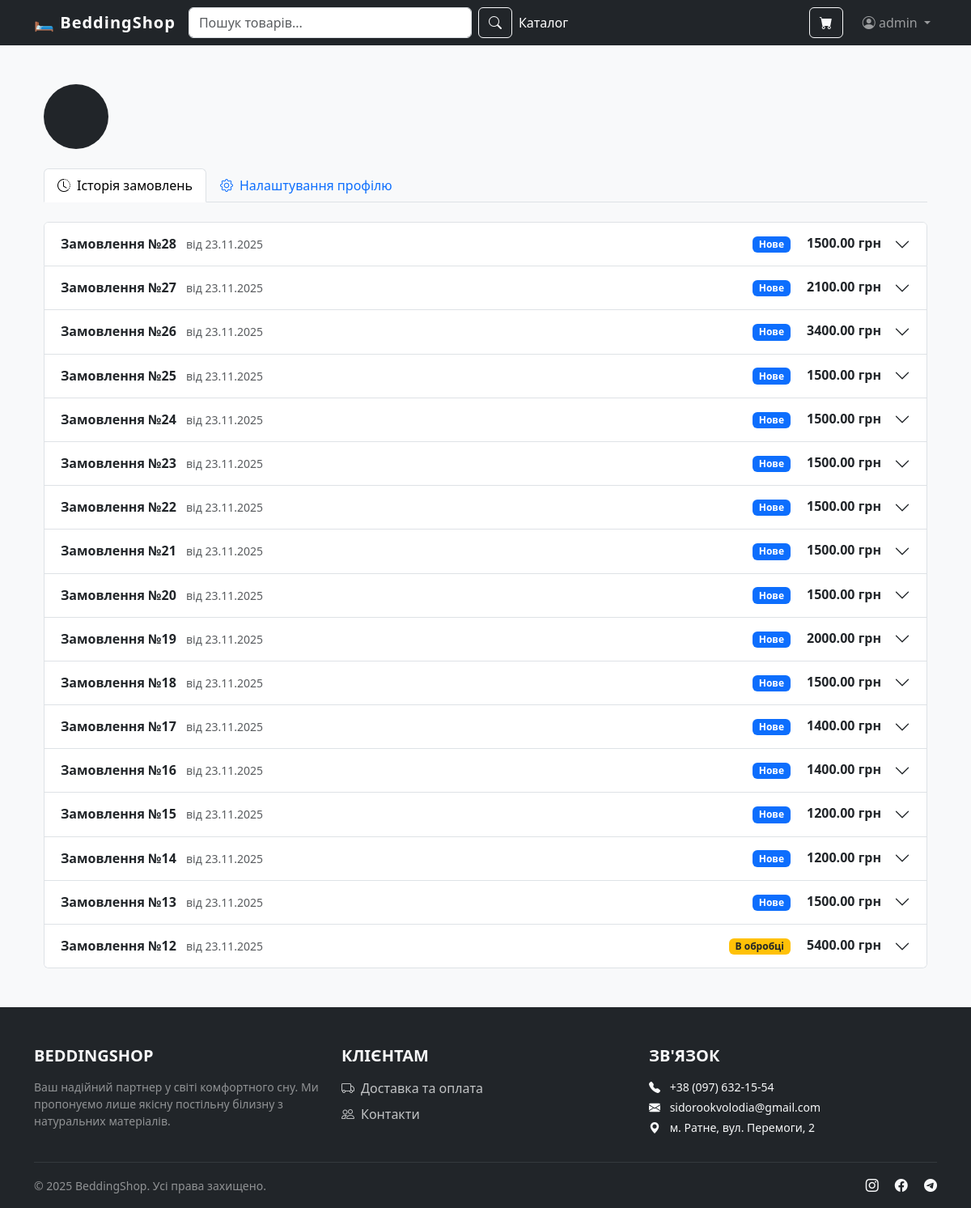
/users/profile/ (signed in), run on the app's committed database.
### users/models.py (models this page shows, shortened)
class User(AbstractUser):
    phone_number = models.CharField(
        max_length=20,
        blank=True,  # Поле не обов'язкове (наприклад, для адміна)
        null=True,  # Дозволяємо базі даних зберігати NULL
        verbose_name="Номер телефону"  # Гарна назва для адмінки
    )

### orders/models.py (models this page shows, shortened)
class Order(models.Model):
    STATUS_CHOICES = [
        ('new', 'Нове'),
        ('processing', 'В обробці'),
        ('shipped', 'Відправлено'),
        ('completed', 'Виконано'),
        ('canceled', 'Скасовано'),
    ]
    DELIVERY_CHOICES = [
        ('nova_poshta', 'Нова Пошта'),
        ('ukr_poshta', 'Укрпошта'),
    ]
    PAYMENT_CHOICES = [
        ('cod', 'Накладений платіж (Оплата при отриманні)'),
        ('card', 'Оплата карткою'),  # Це тепер лише індикація для менеджера
    ]
    user = models.ForeignKey(settings.AUTH_USER_MODEL, on_delete=models.SET_NULL,
                             null=True, blank=True, related_name='orders', verbose_name="Користувач")
    first_name = models.CharField(max_length=100, verbose_name="Ім'я")
    last_name = models.CharField(max_length=100, verbose_name="Прізвище")
    email = models.EmailField(verbose_name="Email")
    phone_number = models.CharField(max_length=20, verbose_name="Номер телефону")
    delivery_method = models.CharField(max_length=20, choices=DELIVERY_CHOICES, default='nova_poshta',
                                       verbose_name="Спосіб доставки")
    city = models.CharField(max_length=100, verbose_name="Місто / Населений пункт", default="")
    warehouse = models.CharField(max_length=100, verbose_name="Відділення / Поштомат", default="")
    payment_method = models.CharField(max_length=20, choices=PAYMENT_CHOICES, default='cod',
                                      verbose_name="Спосіб оплати")  # Зберігаємо для менеджера
    comment = models.TextField(blank=True, null=True, verbose_name="Коментар до замовлення")
    created = models.DateTimeField(auto_now_add=True, verbose_name="Створено")
    updated = models.DateTimeField(auto_now=True, verbose_name="Оновлено")
    status = models.CharField(max_length=20, choices=STATUS_CHOICES, default='new', verbose_name="Статус")
    class Meta:
        verbose_name = "Замовлення"
        verbose_name_plural = "Замовлення"
        ordering = ('-created',)
    def get_total_cost(self):
        return sum((item.get_cost() for item in self.items.all()), Decimal(0))

class OrderItem(models.Model):
    order = models.ForeignKey(Order,
                              related_name='items',  # Дозволяє з Order отримати .items.all()
                              on_delete=models.CASCADE)  # Видалити товар, якщо видалили замовлення
    product = models.ForeignKey(Product,
                                related_name='order_items',
                                on_delete=models.SET_NULL,  # Якщо товар видалять з каталогу,
                                null=True)  # він лишиться в історії замовлень
    price = models.DecimalField(max_digits=10, decimal_places=2, verbose_name="Ціна на момент покупки")
    quantity = models.PositiveIntegerField(default=1, verbose_name="Кількість")
    class Meta:
        verbose_name = "Товар у замовленні"
        verbose_name_plural = "Товари у замовленні"
    def get_cost(self):
        return self.price * self.quantity

### users/views.py (the view)
# urls.py: path('profile/', views.profile, name='profile'),
@login_required
def profile(request):
    if request.method == 'POST':
        form = UserUpdateForm(request.POST, instance=request.user)
        if form.is_valid():
            form.save()
            messages.success(request, 'Ваш профіль успішно оновлено!')
            return redirect('users:profile')
    else:
        form = UserUpdateForm(instance=request.user)
    orders = request.user.orders.all()
    context = {
        'form': form,
        'orders': orders
    }
    return render(request, 'users/profile.html', context)

### users/forms.py
class UserUpdateForm(forms.ModelForm):
    email = forms.EmailField(required=True, label="Email")
    class Meta:
        model = User
        fields = ['first_name', 'last_name', 'email', 'phone_number']
    def __init__(self, *args, **kwargs):
        super().__init__(*args, **kwargs)
        for field in self.fields:
            self.fields[field].widget.attrs.update({'class': 'form-control'})

### cart/cart.py (called while the page is built)
    def __len__(self):
        return sum(item['quantity'] for item in self.cart.values())

### cart/context_processors.py (called while the page is built)
def cart(request):
    return {'cart': Cart(request)}

### templates/users/profile.html (shortened to what this page needs)
{% extends "base.html" %}
{% block content %}
<div class="container py-4">
    <div class="row mb-4 align-items-center">
        <div class="col-auto">
            <div class="bg-dark text-white rounded-circle d-flex align-items-center justify-content-center"
                 style="width: 80px; height: 80px; font-size: 2rem;">
            </div>
        </div>
        <div class="col">
        </div>
    </div>
    <ul class="nav nav-tabs mb-4" id="profileTabs" role="tablist">
        <li class="nav-item" role="presentation">
            <button class="nav-link active" id="history-tab" data-bs-toggle="tab" data-bs-target="#history"
                    type="button" role="tab">
                <i class="bi bi-clock-history me-2"></i>Історія замовлень
            </button>
        </li>
        <li class="nav-item" role="presentation">
            <button class="nav-link" id="settings-tab" data-bs-toggle="tab" data-bs-target="#settings" type="button"
                    role="tab">
                <i class="bi bi-gear me-2"></i>Налаштування профілю
            </button>
        </li>
    </ul>
    <div class="tab-content" id="profileTabsContent">
        <div class="tab-pane fade show active" id="history" role="tabpanel">
            {% if orders %}
            <div class="accordion" id="ordersAccordion">
                {% for order in orders %}
                <div class="accordion-item">
                    <h2 class="accordion-header" id="heading{{ order.id }}">
                        <button class="accordion-button collapsed" type="button" data-bs-toggle="collapse"
                                data-bs-target="#collapse{{ order.id }}">
                            <div class="d-flex w-100 justify-content-between me-3 align-items-center">
                                        <span>
                                            <strong>Замовлення №{{ order.id }}</strong>
                                            <span class="text-muted small ms-2">від {{ order.created|date:"d.m.Y" }}</span>
                                        </span>
                                <div class="d-none d-sm-block">
                                    {% if order.status == 'new' %}
                                    <span class="badge bg-primary">Нове</span>
                                    {% elif order.status == 'completed' %}
                                    <span class="badge bg-success">Виконано</span>
                                    {% elif order.status == 'canceled' %}
                                    <span class="badge bg-danger">Скасовано</span>
                                    {% else %}
                                    <span class="badge bg-warning text-dark">В обробці</span>
                                    {% endif %}
                                    <span class="fw-bold ms-3">{{ order.get_total_cost }} грн</span>
                                </div>
                            </div>
                        </button>
                    </h2>
                </div>
                {% endfor %}
            </div>
            {% else %}
            <div class="text-center py-5 text-muted">
                <i class="bi bi-cart-x display-4 mb-3"></i>
                <p>У вас ще немає замовлень.</p>
                <a href="{% url 'store:product_list' %}" class="btn btn-primary">Перейти до каталогу</a>
            </div>
            {% endif %}
        </div>
    </div>
</div>
{% endblock %}

### templates/base.html (shortened to what this page needs)
{% load static %}
<!DOCTYPE html>
<html lang="uk">
<head>
    <link href="https://cdn.jsdelivr.net/npm/bootstrap@5.3.0/dist/css/bootstrap.min.css" rel="stylesheet">
    <link rel="stylesheet" href="https://cdn.jsdelivr.net/npm/bootstrap-icons@1.10.0/font/bootstrap-icons.css">
</head>
<body>
<nav class="navbar navbar-expand-lg navbar-dark bg-dark sticky-top">
    <div class="container">
        <a class="navbar-brand" href="{% url 'store:product_list' %}">🛏️ BeddingShop</a>
        <form class="d-flex mx-auto my-3 my-lg-0 w-100" action="{% url 'store:product_list' %}" method="get"
              style="max-width: 400px;">
            <input class="form-control me-2" type="search" name="q" placeholder="Пошук товарів..."
                   value="{{ search_query|default:'' }}" aria-label="Search">
            <button class="btn btn-outline-light" type="submit"><i class="bi bi-search"></i></button>
        </form>
        <div class="collapse navbar-collapse" id="navbarNav">
            <ul class="navbar-nav me-auto">
                <li class="nav-item">
                    <a class="nav-link active" href="{% url 'store:product_list' %}">Каталог</a>
                </li>
            </ul>
            <ul class="navbar-nav ms-auto align-items-center">
                <li class="nav-item me-3 mb-2 mb-lg-0">
                    <a href="{% url 'cart:cart_detail' %}" class="btn btn-outline-light position-relative w-100">
                        <i class="bi bi-cart-fill"></i> <span class="d-lg-none">Кошик</span>
                    </a>
                </li>
                {% if user.is_authenticated %}
                <li class="nav-item dropdown w-100">
                    <a class="nav-link dropdown-toggle" href="#" role="button" data-bs-toggle="dropdown">
                        <i class="bi bi-person-circle"></i> {{ user.username }}
                    </a>
                </li>
                {% endif %}
            </ul>
        </div>
    </div>
</nav>
<main class="container my-4" style="min-height: 80vh;">
    {% block content %}
    {% endblock %}
</main>
<footer class="bg-dark text-light pt-5 pb-3 mt-auto">
    <div class="container">
        <div class="row text-center text-md-start g-4">
            <div class="col-md-4">
                <h5 class="text-uppercase fw-bold mb-3">BeddingShop</h5>
                <p class="small text-white-50">
                    Ваш надійний партнер у світі комфортного сну. Ми пропонуємо лише якісну постільну білизну з
                    натуральних матеріалів.
                </p>
            </div>
            <div class="col-md-4">
                <h5 class="text-uppercase fw-bold mb-3">Клієнтам</h5>
                <ul class="list-unstyled">
                    <li class="mb-2">
                        <a href="{% url 'store:delivery' %}"
                           class="text-decoration-none text-light opacity-75 hover-opacity-100">
                            <i class="bi bi-truck me-2"></i>Доставка та оплата
                        </a>
                    </li>
                    <li class="mb-2">
                        <a href="{% url 'store:contacts' %}"
                           class="text-decoration-none text-light opacity-75 hover-opacity-100">
                            <i class="bi bi-people me-2"></i>Контакти
                        </a>
                    </li>
                </ul>
            </div>
            <div class="col-md-4">
                <h5 class="text-uppercase fw-bold mb-3">Зв'язок</h5>
                <p class="small mb-1"><i class="bi bi-telephone-fill me-2"></i> +38 (097) 632-15-54</p>
                <p class="small mb-1"><i class="bi bi-envelope-fill me-2"></i> sidorookvolodia@gmail.com</p>
                <p class="small"><i class="bi bi-geo-alt-fill me-2"></i> м. Ратне, вул. Перемоги, 2</p>
            </div>
        </div>
        <hr class="border-secondary">
        <div class="row align-items-center">
            <div class="col-md-6 text-center text-md-start">
                <p class="small text-white-50 mb-0">&copy; 2025 BeddingShop. Усі права захищено.</p>
            </div>
            <div class="col-md-6 text-center text-md-end mt-3 mt-md-0">
                <a href="#" class="text-light me-3"><i class="bi bi-instagram"></i></a>
                <a href="#" class="text-light me-3"><i class="bi bi-facebook"></i></a>
                <a href="#" class="text-light"><i class="bi bi-telegram"></i></a>
            </div>
        </div>
    </div>
</footer>
</body>
</html>

### templates/base.html (style rules this page uses)
body { background-color: #f8f9fa; }
.navbar-brand { font-weight: bold; letter-spacing: 1px; }
footer { background: #343a40; color: white; padding: 40px 0; margin-top: 50px; }

### data on the page
User: username "admin"
Order: id "28", created "23.11.2025", status "Нове", get_total_cost "1500.00"
Order: id "27", created "23.11.2025", status "Нове", get_total_cost "2100.00"
Order: id "26", created "23.11.2025", status "Нове", get_total_cost "3400.00"
Order: id "25", created "23.11.2025", status "Нове", get_total_cost "1500.00"
Order: id "24", created "23.11.2025", status "Нове", get_total_cost "1500.00"
Order: id "23", created "23.11.2025", status "Нове", get_total_cost "1500.00"
Order: id "22", created "23.11.2025", status "Нове", get_total_cost "1500.00"
Order: id "21", created "23.11.2025", status "Нове", get_total_cost "1500.00"
Order: id "20", created "23.11.2025", status "Нове", get_total_cost "1500.00"
Order: id "19", created "23.11.2025", status "Нове", get_total_cost "2000.00"
Order: id "18", created "23.11.2025", status "Нове", get_total_cost "1500.00"
Order: id "17", created "23.11.2025", status "Нове", get_total_cost "1400.00"
Order: id "16", created "23.11.2025", status "Нове", get_total_cost "1400.00"
Order: id "15", created "23.11.2025", status "Нове", get_total_cost "1200.00"
Order: id "14", created "23.11.2025", status "Нове", get_total_cost "1200.00"
Order: id "13", created "23.11.2025", status "Нове", get_total_cost "1500.00"
Order: id "12", created "23.11.2025", status "В обробці", get_total_cost "5400.00"
